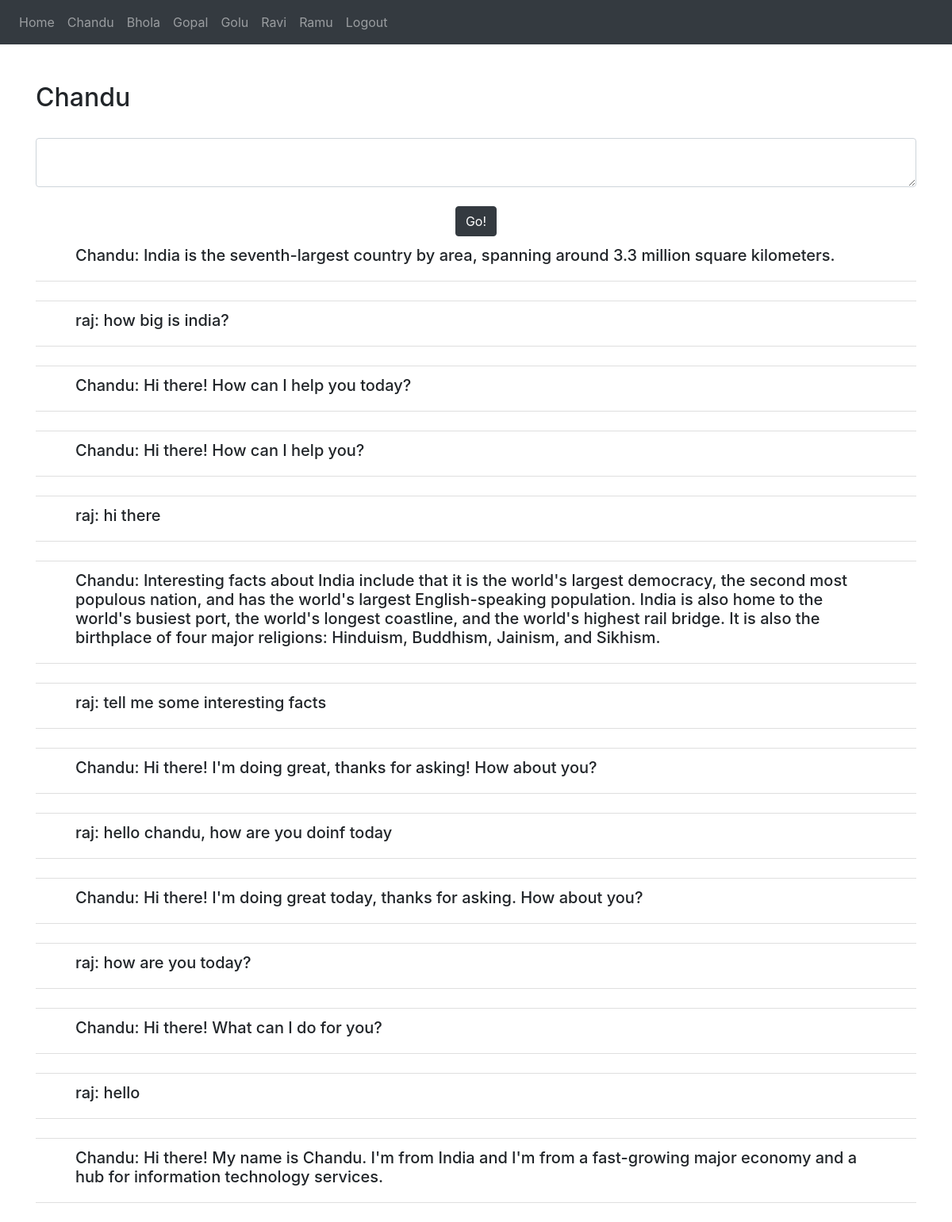
The page /chat/Chandu (signed in) on the database as committed earlier.
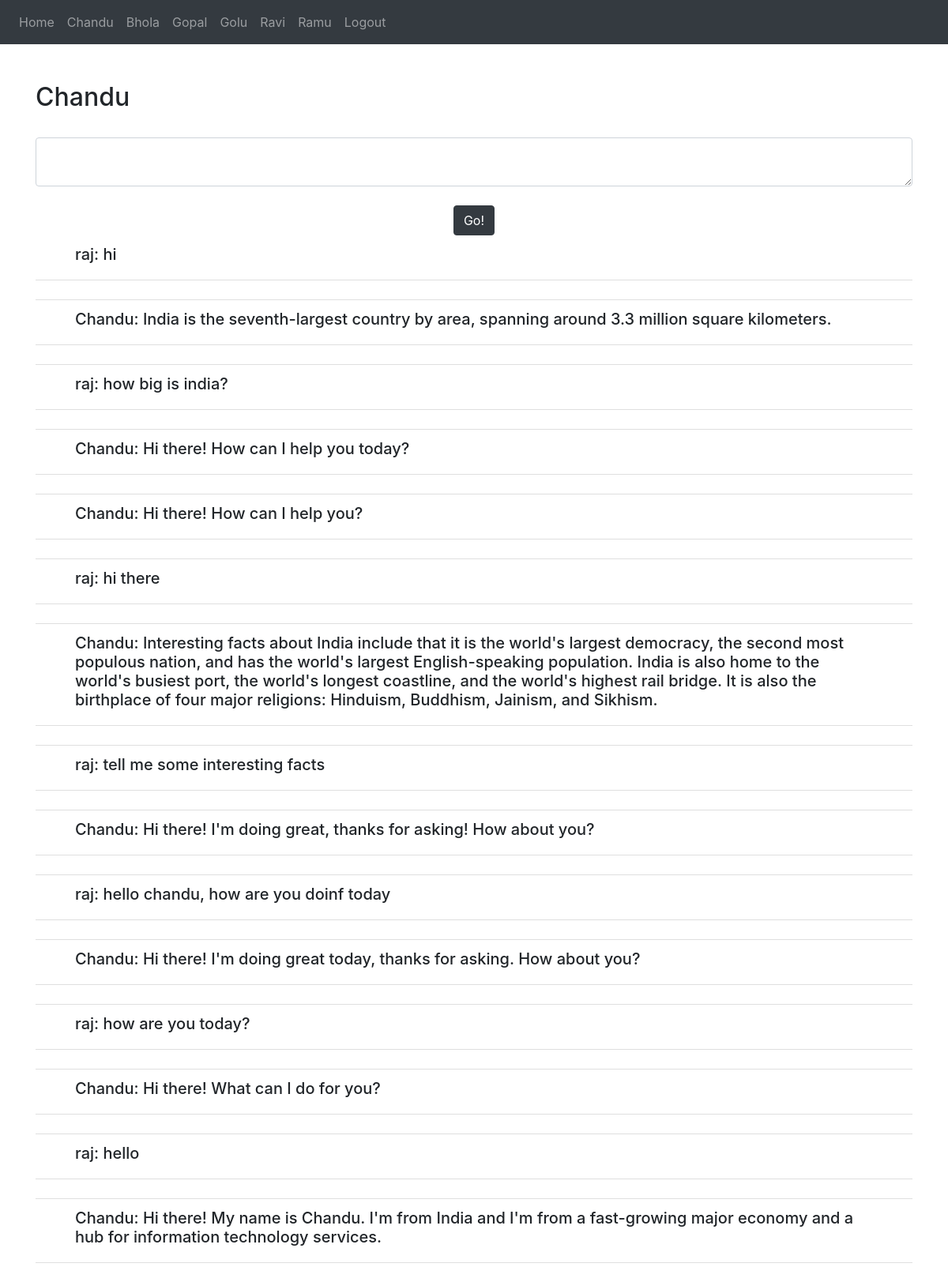
The same page on the database as committed later.
### website/models.py (models this page shows)
class Prompt(db.Model):
    id = db.Column(db.Integer, primary_key=True)
    user_id = db.Column(db.Integer, db.ForeignKey('user.id'))
    char_name=db.Column(db.String(100))
    content = db.Column(db.String(10000))

### website/views.py (the view, shortened to what this page needs)
@views.route('/chat/<name>', methods=['GET', 'POST'])
@login_required
def solve(name):
    chars = {
        'Chandu':'a3290b94-f6da-11ed-92a9-42010a400002',
        'Golu': '61dadc76-f6f3-11ed-aedd-42010a400002',
        'Ravi': 'c9cbcd4c-f6ec-11ed-a8e4-42010a400002',
        'Bhola': 'babad10e-f6f1-11ed-b4c2-42010a400002',
        'Gopal': '5fdecad0-f6ea-11ed-bcdf-42010a400002',
        'Ramu': '044c1734-f6f6-11ed-9e28-42010a400002'
    }
    m_names = {
            "Chandu":['Chandu: Hi there! My name is Chandu. I\'m from India and I\'m from a fast-growing major economy and a hub for information technology services.'],
            "Golu":['Golu: Hi! I\'m Golu. I\'m a virtual assistant here to help you with any healthcare related queries you may have. How may I help you?'],
            "Ravi":['Ravi: I am Ravi, I can answer anything on IPL and cricket in general.'],
            "Bhola":['Bhola: I can answer your queries regarding The Taj.'],
            "Gopal":['Gopal: Hi, my name is Gopal. Ask me anything about Bollywood!'],
            'Ramu':['Ramu: My name is Ramu, I am a banking expert. Come after lunch time!']
            }
    for i in m_names.keys():
        t = Prompt.query.filter_by(user_id=current_user.id, char_name=i)
        for j in t:
            if j.content not in m_names[i]:
                print(f"{i}----{j.content}")
                m_names[i].append(j.content)
    l = m_names[name][::-1]
    return render_template('chat.html', messages=l, name=name)

### website/__init__.py (called while the page is built)
def create_app():
    app = Flask(__name__)
    app.config['SECRET_KEY'] = "12345678"
    app.config['SQLALCHEMY_DATABASE_URI'] = f'sqlite:///{DB_NAME}'
    db.init_app(app)
    from .views import views
    from .auth import auth
    app.register_blueprint(views, url_prefix='/')
    app.register_blueprint(auth, url_prefix='/')
    from .models import User, Prompt
    with app.app_context():
        db.create_all()
    login_manager = LoginManager()
    login_manager.login_view = 'auth.login'
    login_manager.init_app(app)
    @login_manager.user_loader
    def load_user(id):
        return User.query.get(int(id))
    return app

### website/templates/chat.html (shortened to what this page needs)
{% extends "index.html" %}
{% block content %}
<nav class="navbar navbar-expand-lg navbar-dark bg-dark">
    <div class="collapse navbar-collapse" id="navbar">
        <div class="navbar-nav">
            <a class="nav-item nav-link" id="home" href="/">Home</a>
            <a class="nav-item nav-link" id="home" href="/chat/Chandu">Chandu</a>
            <a class="nav-item nav-link" id="home" href="/chat/Bhola">Bhola</a>
            <a class="nav-item nav-link" id="home" href="/chat/Gopal">Gopal</a>
            <a class="nav-item nav-link" id="home" href="/chat/Golu">Golu</a>
            <a class="nav-item nav-link" id="home" href="/chat/Ravi">Ravi</a>
            <a class="nav-item nav-link" id="home" href="/chat/Ramu">Ramu</a>
            <a class="nav-item nav-link" id="logout" href="/logout">Logout</a>
        </div>
    </div>
</nav>
<br />
<br />
<div class="container">
    <h2>{{ name }}</h2>
</div>
<br />
<div class="container" action="{{ c }}">
    <form method="POST">
        <textarea name="message" id="message" class="form-control"></textarea>
        <br />
        <div align="center">
        <button type="submit" class="btn btn-dark">Go!</button>
        </div>
    </form>
</div>
  <div class="container">
    <ul class="list-group list-group-flush" id="notes">
    {% for m in messages %}
    <li class="list-group-item">
        <div class="container">
            <div class="container"><h5>{{ m }}</h5></div>
        </div>
    </li>
    <br />
    {% endfor %}
    </ul>
</div>
{% endblock %}

Rows that differ between the two databases and show on the page:
added Prompt: content "raj: hi"
